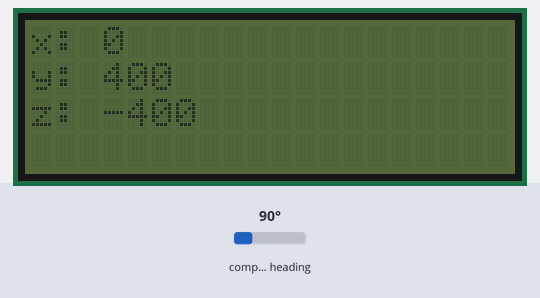
Simulated run of this sketch. Board: Arduino Uno, built with avr-gcc and run on an emulated ATmega328P. On the bench: 20×4 character LCD. Wiring (inferred from the names in the program): HMC5883L compass at I2C address 0x1E. Inputs (shaded band) come from the test bench; at power-on: compass heading 90°. What the sketch prints to the serial monitor is not drawn.

Above: at 1.2 s.
1.3 s: compass heading set to 7°
At 1.9 s:
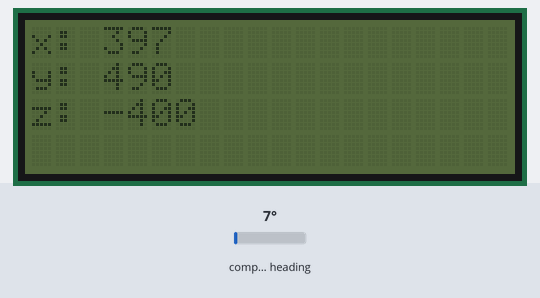
2.9 s: compass heading set to 180°
At 4.0 s:
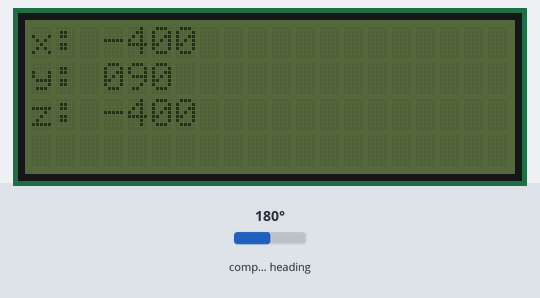
4.6 s: compass heading set to 269°
At 5.9 s:
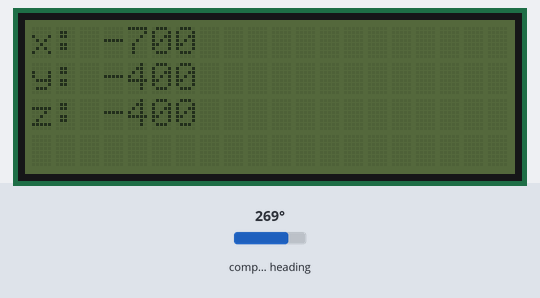
6.2 s: compass heading set to 352°
At 7.2 s:
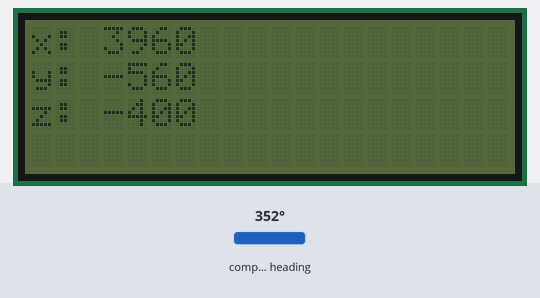
Timing chart, 0 to 8.9 s (numbered marks = the images above; inputs shaded):
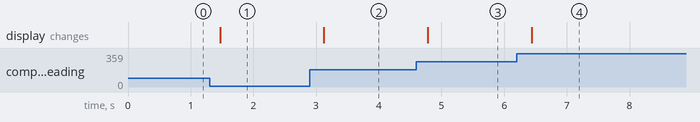

The sketch:

magnetomiter.ino
```cpp
#include <LCD_I2C.h>

// stolen from http://wiki.sunfounder.cc/index.php?title=GY-271_HMC5883L_3-Axis_Magnetic_Electronic_Compass_Module

/*
 * HMC5883L Demo.
 * dipmicro electronics, 2014
 *
 * Hardware Used:
 *
 * Arduino UNO or compatible
 * GY271 module (dipmicro part DE4196
 *  Arduino GND -> GY271/HMC5883L GND
 *  Arduino 3.3V -> GY271/HMC5883L VCC
 *  Arduino A4 (SDA) -> GY271/HMC5883L SDA
 *  Arduino A5 (SCL) -> GY271/HMC5883L SCL
 */

#include <Wire.h> //I2C Arduino Library

LCD_I2C lcd(0x27, 20, 4);

#define HMC5883L_ADDR 0x1E // 0011110b, I2C 7bit address of HMC5883

bool haveHMC5883L = false;

bool detectHMC5883L()
{
  // read identification registers
  Wire.beginTransmission(HMC5883L_ADDR); // open communication with HMC5883
  Wire.write(10);                        // select Identification register A
  Wire.endTransmission();
  Wire.requestFrom(HMC5883L_ADDR, 3);
  if (3 == Wire.available())
  {
    char a = Wire.read();
    char b = Wire.read();
    char c = Wire.read();
    if (a == 'H' && b == '4' && c == '3')
      return true;
  }

  return false;
}

void setup()
{
  // Initialize Serial and I2C communications
  Serial.begin(9600);
  Serial.println("GY271 TEST");
  Wire.begin();
  // lower I2C clock http://www.gammon.com.au/forum/?id=10896
  TWBR = 78;          // 25 kHz
  TWSR |= _BV(TWPS0); // change prescaler
  lcd.begin();
  lcd.clear();
}

void loop()
{
  bool detect = detectHMC5883L();

  if (!haveHMC5883L)
  {
    if (detect)
    {
      haveHMC5883L = true;
      Serial.println("We have HMC5883L, moving on");
      // Put the HMC5883 IC into the correct operating mode
      Wire.beginTransmission(HMC5883L_ADDR); // open communication with HMC5883
      Wire.write(0x02);                      // select mode register
      Wire.write(0x00);                      // continuous measurement mode
      Wire.endTransmission();
    }
    else
    {
      Serial.println("No HMC5883L detected!");
      delay(2000);
      return;
    }
  }
  else
  {
    if (!detect)
    {
      haveHMC5883L = false;
      Serial.println("Lost connection to HMC5883L!");
      delay(2000);
      return;
    }
  }

  int x, y, z; // triple axis data

  // Tell the HMC5883 where to begin reading data
  Wire.beginTransmission(HMC5883L_ADDR);
  Wire.write(0x03); // select register 3, X MSB register
  Wire.endTransmission();

  // Read data from each axis, 2 registers per axis
  Wire.requestFrom(HMC5883L_ADDR, 6);
  if (6 <= Wire.available())
  {
    x = Wire.read() << 8; // X msb
    x |= Wire.read();     // X lsb
    z = Wire.read() << 8; // Z msb
    z |= Wire.read();     // Z lsb
    y = Wire.read() << 8; // Y msb
    y |= Wire.read();     // Y lsb
  }

  // Print out values of each axis
  Serial.print("x: ");
  Serial.print(x);
  Serial.print("  y: ");
  Serial.print(y);
  Serial.print("  z: ");
  Serial.println(z);

  lcd.setCursor(0, 0);
  lcd.print("x: " + String(x));
  lcd.setCursor(0, 1);
  lcd.print("y: " + String(y));
  lcd.setCursor(0, 2);
  lcd.print("z: " + String(z));

  delay(250);
}
```

Measured:
- after the input at 1.3 s, the display: changes after 0.17 s (image 1)
- after the input at 2.9 s, the display: changes after 0.23 s (image 2)
- after the input at 4.6 s, the display: changes after 0.18 s (image 3)
- after the input at 6.2 s, the display: changes after 0.24 s (image 4)
